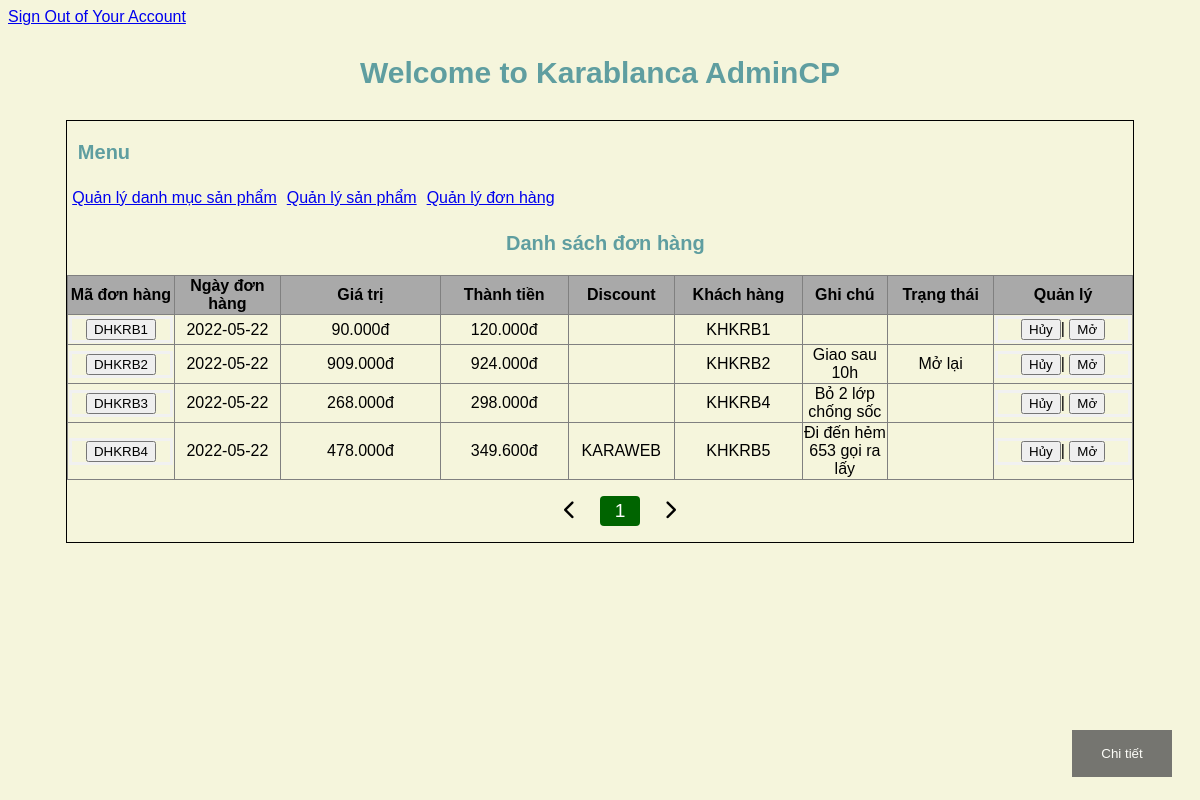
Screenshot of /Admincp/QLDH.php (signed in) with the database file from the repository.
### tables this page shows
CREATE TABLE `donhang` (
  `madh` varchar(10) NOT NULL COMMENT 'mã đơn hàng',
  `ngaydh` date NOT NULL COMMENT 'ngày tạo đơn hàng',
  `giatridh` int(10) NOT NULL COMMENT 'giá trị đơn hàng',
  `maphivc` int(1) NOT NULL COMMENT 'mã phí vận chuyển',
  `sotienthanhtoan` int(10) NOT NULL COMMENT 'thành tiền',
  `mavoucher` varchar(10) DEFAULT NULL COMMENT 'mã voucher',
  `makh` varchar(10) NOT NULL COMMENT 'mã khách hàng',
  `ghichu` varchar(300) NOT NULL COMMENT 'ghi chú của khách hàng',
  `trangthaidh` varchar(300) NOT NULL COMMENT 'trạng thái đơn hàng'
);

### Admincp/QLDH.php (the view, shortened to what this page needs)
<?php
$conn = OpenCon();
?>
<!DOCTYPE html>
<html lang="en">
<head>
    <link rel="stylesheet" href="../Styles/admin.css">
    <title>Quản lý đơn hàng</title><a href="../Module/logout.php" class="btn btn-danger ml-3">Sign Out of Your Account</a>
</head>
<body>
    <h3 class="title-admin">Welcome to Karablanca AdminCP</h3>
    <div class="wrapper">
        <p> Menu </p>
        <ul class="admincp-list">
            <li><a href="./QLDMSP.php">Quản lý danh mục sản phẩm</a></li>
            <li><a href="./QLSP.php">Quản lý sản phẩm </a></li>
            <li><a href="./QLDH.php">Quản lý đơn hàng</a></li>
        </ul>
        <div class="main">
            <div class="order-list">
                <p>Danh sách đơn hàng</p>
                <table border="1" width="100%" style="border-collapse: collapse;">
                    <colgroup>
                        <col width="10%" span="1">
                        <col width="10%" span="1">
                        <col width="15%" span="1">
                        <col width="12%" span="1">
                        <col width="10%" span="1">
                        <col width="12%" span="1">
                        <col width="8%" span="1">
                        <col width="10%" span="1">
                        <col width="18%" span="1">
                    </colgroup>
                    <tr class="headline">
                        <td>Mã đơn hàng</td>
                        <td>Ngày đơn hàng</td>
                        <td>Giá trị</td>
                        <td>Thành tiền</td>
                        <td>Discount</td>
                        <td>Khách hàng</td>
                        <td>Ghi chú</td>
                        <td>Trạng thái</td>
                        <td>Quản lý</td>
                    </tr>
                    <tr> <?php
                            $sosp1trang = 10;
                            if (isset($_GET['title'])) {
                                $mid = ($_GET['title']);
                                $trang = str_replace('page', '', $mid);
                            } else {
                                $trang = 1;
                            }
                            $from = ($trang - 1) * $sosp1trang;
                            $query = "SELECT * FROM donhang LIMIT $from,$sosp1trang";
                            $result = mysqli_query($conn, $query);
                            while ($row = mysqli_fetch_array($result)) { ?>
                            <td>
                                <form method="POST"><input type="submit" name="ma" value="<?php echo $row['madh']; ?>"></form>
                            </td>
                            <td><?php echo $row['ngaydh']; ?></td>
                            <td><?php echo number_format($row['giatridh'],0,'','.') ?>đ</td>
                            <td><?php echo number_format($row['sotienthanhtoan'],0,'','.')?>đ</td>
                            <td><?php echo $row['mavoucher']; ?></td>
                            <td><?php echo $row['makh']; ?></td>
                            <td><?php echo $row['ghichu']; ?></td>
                            <td><?php echo $row['trangthaidh']; ?></td>
                            <td>
                                <form method="POST">
                                    <input type="hidden" name="id" value="<?php echo $row['madh']; ?>"><input type="submit" name="huy" value="Hủy">| <input type="submit" name="open" value="Mở">
                                </form>
                            </td>
                    </tr><?php
                            };
                            ?>
                </table>
                <input class="open-button" type="button" name="chitiet" value="Chi tiết" onclick="openForm()">
            </div>
        </div>
        <?php
        $sql_trang = "SELECT * FROM donhang";
        $dssp = mysqli_query($conn, $sql_trang);
        $tongsosp = mysqli_num_rows($dssp);
        $sotrang = ceil($tongsosp / $sosp1trang);
        ?>
        <ul class="pagination search-product__pagination">
            <li class="pagination-item">
                <a href="" class="pagination-item__link">
                    <i class="pagination-item__icon fa-solid fa-chevron-left"></i>
                </a>
            </li>
            <?php for ($t = 1; $t <= $sotrang; $t++) { ?>
                <li class="pagination-item pagination-item--active">
                    <a href="./QLDH.php?title=page<?php echo "$t" ?>" class="pagination-item__link"><?php echo "$t" ?></a>
                <?php } ?>
                <li class="pagination-item">
                    <a href="" class="pagination-item__link">
                        <i class="pagination-item__icon fa-solid fa-chevron-right"></i>
                    </a>
                </li>
        </ul>
    </div>
</html>

### Styles/admin.css (style rules this page uses)
ul.admincp-list { padding:0; margin:0; list-style:none }
ul.admincp-list li { float: left; margin: 5px; }
h3.title-admin { text-align:center; font-size:30px; color:cadetblue; }
.wrapper { border:1px solid #000; height:auto; width:90%; margin:0 auto; }
.wrapper p { margin-left:1%; font-size:20px; color:cadetblue; font-weight: bold; }
.headline { text-align: center; font-weight: bold; background-color:darkgrey; }
.item-list table, .item-category-list table, .order-list table { text-align: center; }
.item-category-list p, .item-list p, .order-list p { text-align: center; font-size:20px; color:cadetblue; font-weight: bold; }
form { border: 3px solid #f1f1f1; }
body { font-family: Arial, Helvetica, sans-serif; }
.open-button { background-color: #555; color: white; padding: 16px 20px; border: none; cursor: pointer; opacity: 0.8; position: fixed; bottom: 23px; right: 28px; width: 100px; }
.pagination { display: flex; align-items: center; justify-content: center; list-style: none; }
.pagination-item { margin:0px 5px 0px 5px; }
.pagination-item__link { display: block; text-decoration: none; font-size:1.2rem; color:black; min-width: 40px; height:30px; line-height: 30px; text-align: center; border-radius: 4px; }
.pagination-item--active .pagination-item__link { background-color: darkgreen; color: white; }

### Admincp/QLDH.php (style rules this page uses)
body { background-color: beige; }

### rows the page displays
donhang: ma "DHKRB1", ngaydh "2022-05-22", giatridh "90.000", sotienthanhtoan "120.000", makh "KHKRB1"
donhang: ma "DHKRB2", ngaydh "2022-05-22", giatridh "909.000", sotienthanhtoan "924.000", makh "KHKRB2", ghichu "Giao sau 10h", trangthaidh "Mở lại"
donhang: ma "DHKRB3", ngaydh "2022-05-22", giatridh "268.000", sotienthanhtoan "298.000", makh "KHKRB4", ghichu "Bỏ 2 lớp chống sốc"
donhang: ma "DHKRB4", ngaydh "2022-05-22", giatridh "478.000", sotienthanhtoan "349.600", mavoucher "KARAWEB", makh "KHKRB5", ghichu "Đi đến hẻm 653 gọi ra lấy"
